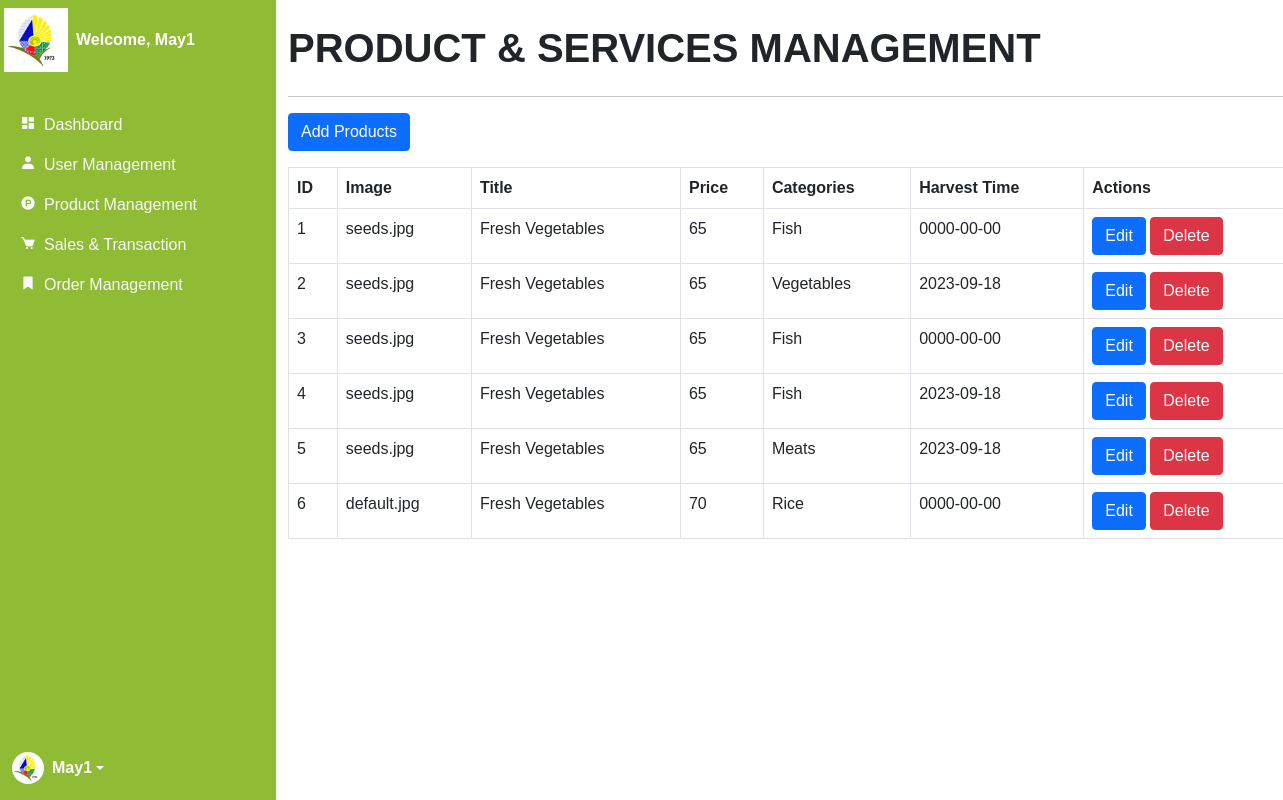
/backend/preorder.php (signed in), run on an earlier commit of the app's database.
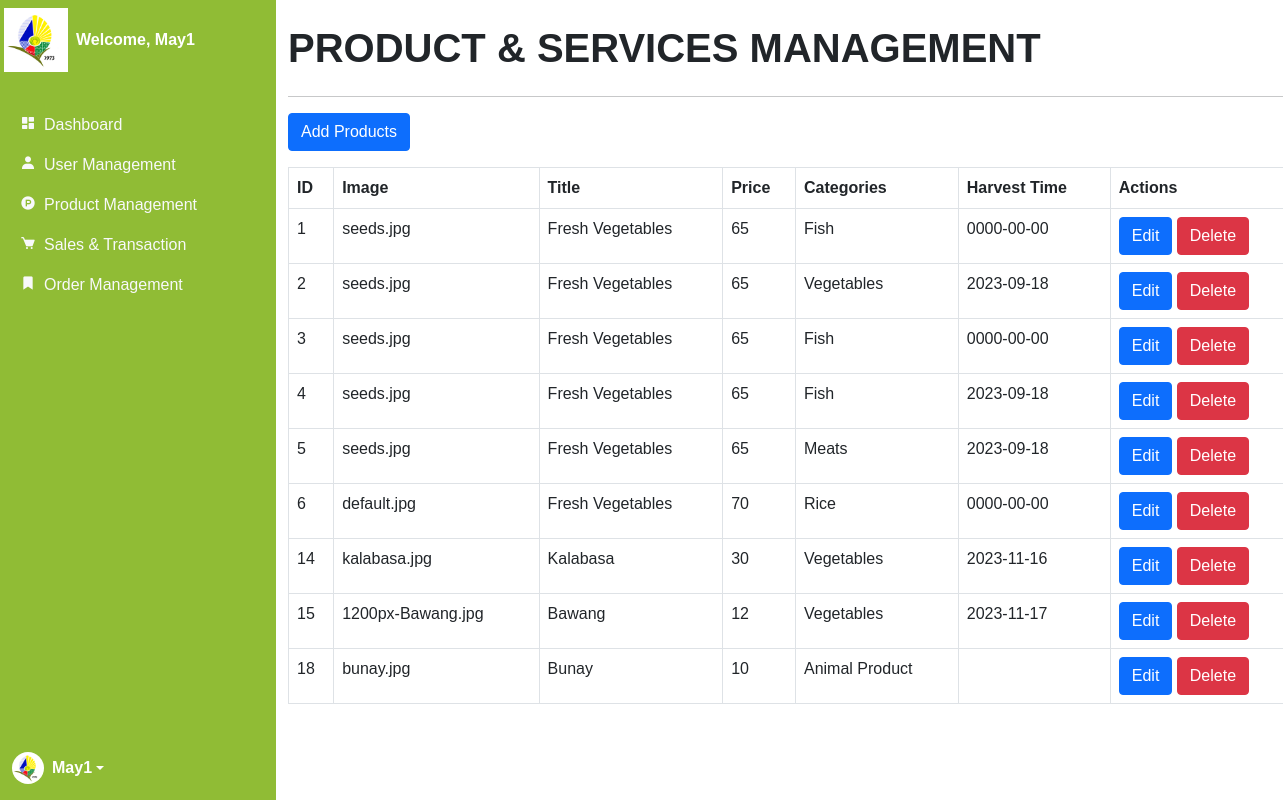
And on a later commit of the database.
### tables this page shows
CREATE TABLE `product_list` (
  `id` int(11) NOT NULL,
  `image` varchar(300) NOT NULL,
  `title` varchar(300) NOT NULL,
  `description` varchar(300) NOT NULL,
  `price` int(11) NOT NULL,
  `quantity` int(11) NOT NULL,
  `categories` varchar(255) NOT NULL,
  `harvest` date DEFAULT NULL,
  `timestamp` datetime NOT NULL DEFAULT current_timestamp() ON UPDATE current_timestamp(),
  `unit` text NOT NULL,
  `status` varchar(50) NOT NULL
);

### backend/preorder.php (the view, shortened to what the changed rows need)
<?php
    include '../components/backend_header.php';
?>
<body>
    <div class="container-fluid">
        <div class="row flex-nowrap">
            <?php
                function fetchProductData($conn, $table) {
                    $query = "SELECT * FROM $table";
                    $result = $conn->query($query);
                    $data = array();
                    while ($row = $result->fetch_assoc()) {
                        $data[] = $row;
                    }
                    return $data;
                }
                $productData = fetchProductData($conn, 'product_list');
            ?>
            <div class="col-12 col-xl-10">
                <div class="col mt-4">
                    <h1 class="mb-4 text-uppercase fw-bolder">Product & Services Management</h1>
                    <div class="row">
                        <div class="col">
                            <div class="table-responsive">
                                <table class="table table-bordered">
                                    <thead>
                                        <tr>
                                            <th>ID</th>
                                            <th>Image</th>
                                            <th>Title</th>
                                            <th>Price</th>
                                            <th>Categories</th>
                                            <th>Harvest Time</th>
                                            <th>Actions</th>
                                        </tr>
                                    </thead>
                                    <tbody>
                                        <?php foreach ($productData as $product) { ?>
                                        <tr>
                                            <td><?php echo $product['id']; ?></td>
                                            <td><?php echo $product['image']; ?></td>
                                            <td><?php echo $product['title']; ?></td>
                                            <td><?php echo $product['price']; ?></td>
                                            <td><?php echo $product['categories']; ?></td>
                                            <td><?php echo $product['harvest']; ?></td>
                                            <td>
                                                <button type="button" class="btn btn-primary" data-bs-toggle="modal"
                                                    data-bs-target="#editProductModal_<?php echo $product['id']; ?>"
                                                    data-id="<?php echo $product['id']; ?>">
                                                    Edit
                                                </button>
                                                <button type="button" class="btn btn-danger" data-bs-toggle="modal"
                                                    data-bs-target="#deleteProductModal"
                                                    data-id="<?php echo $product['id']; ?>">
                                                    Delete
                                                </button>
                                            </td>
                                        </tr>
                                        <?php } ?>
                                    </tbody>
                                </table>
                            </div>
                        </div>
                    </div>
                </div>
            </div>
        </div>
    </div>
</body>
</html>

What changed in the data, as far as the page shows it:
added product_list: id "14", image "kalabasa.jpg", title "Kalabasa", price "30", categories "Vegetables", harvest "2023-11-16"
added product_list: id "15", image "1200px-Bawang.jpg", title "Bawang", price "12", categories "Vegetables", harvest "2023-11-17"
added product_list: id "18", image "bunay.jpg", title "Bunay", price "10", categories "Animal Product"
